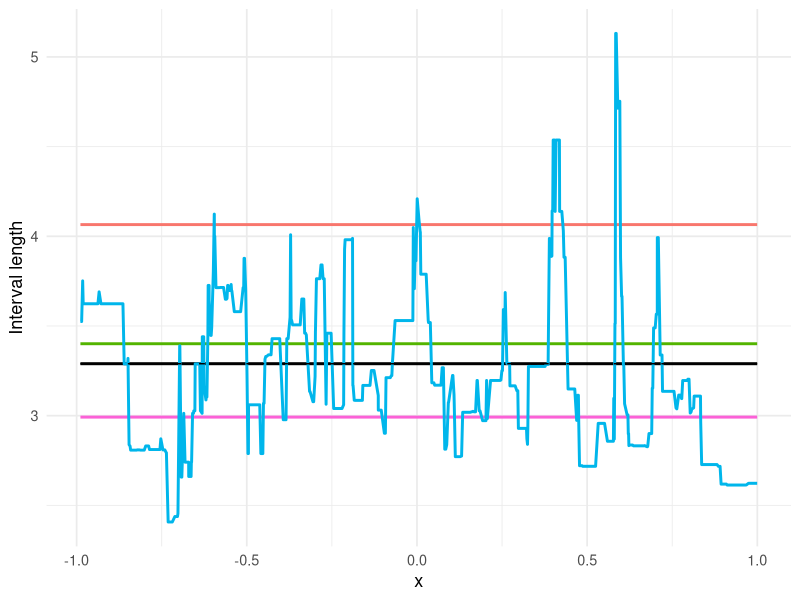
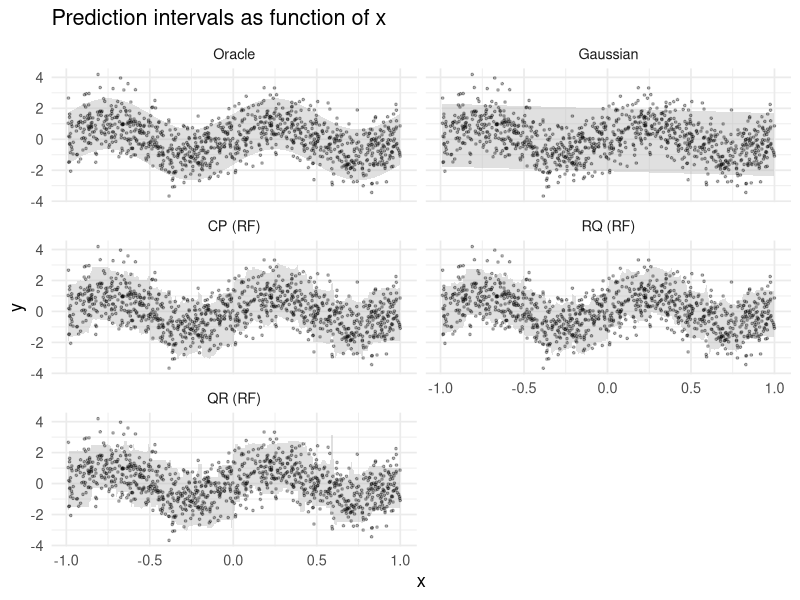
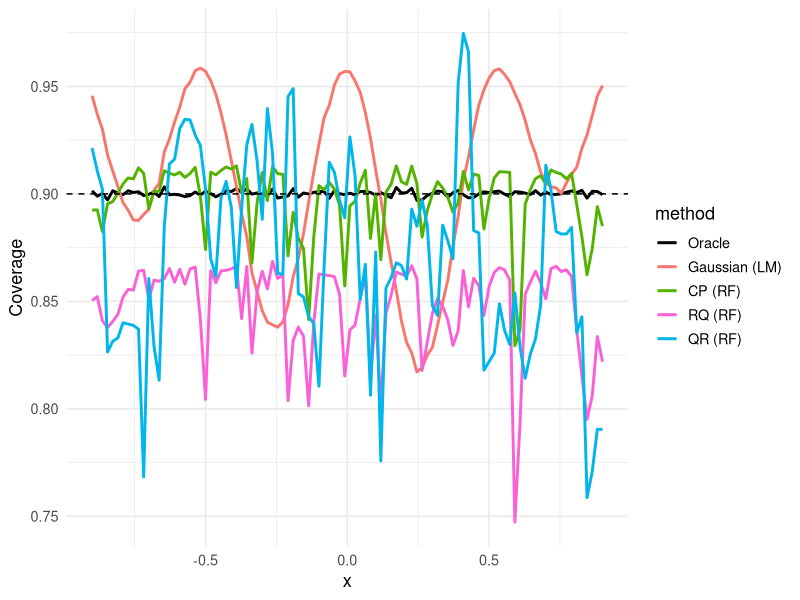

The R source for these figures, in order:
# ============================================================
# Non-linear setting:
# Local interval behavior and conditional coverage
# ============================================================

library(ranger)
library(dplyr)
library(tidyr)
library(ggplot2)

# =============================
# Setup
# =============================
n <- 1280
n_train <- n/2
n_cal   <- n/2
n_test  <- 1000
alpha   <- 0.1

beta <- 2
a <- 1

f <- function(x) sin(2*pi*x)
sigma <- 1

# =============================
# Data generation
# =============================
gen_data <- function(n) {
  
  x <- runif(n, -0.99, 1)
  
  y <- f(x) + sigma * rnorm(n)
  
  data.frame(x = x, y = y)
}

train <- gen_data(n_train)
cal   <- gen_data(n_cal)
test  <- gen_data(n_test)

# ============================================================
# MODELS
# ============================================================

# =============================
# Linear model
# =============================
lm_fit <- lm(y ~ x, data = train)

lm_pred_train <- predict(lm_fit, train)
lm_pred_test  <- predict(lm_fit, test)

# =============================
# Random Forest
# =============================
rf_fit <- ranger(
  y ~ x,
  data = train,
  quantreg = TRUE,
  num.trees = 500,
  min.node.size = 50
)

# RF mean predictions
rf_mean_train <- predict(rf_fit, train)$predictions
rf_mean_cal   <- predict(rf_fit, cal)$predictions
rf_mean_test  <- predict(rf_fit, test)$predictions

# RF quantile predictions
rf_quant_cal <- predict(
  rf_fit,
  cal,
  type = "quantiles",
  quantiles = c(alpha/2, 1-alpha/2)
)$predictions

rf_quant_test <- predict(
  rf_fit,
  test,
  type = "quantiles",
  quantiles = c(alpha/2, 1-alpha/2)
)$predictions

# ============================================================
# INTERVALS
# ============================================================

z <- qnorm(1 - alpha/2)

# =============================
# Oracle
# =============================


oracle_l <- f(test$x) - z * sigma
oracle_u <- f(test$x) + z * sigma

# =============================
# Gaussian LM
# =============================
sigma_hat <- sqrt(mean((train$y - lm_pred_train)^2))

gauss_l <- lm_pred_test - z * sigma_hat
gauss_u <- lm_pred_test + z * sigma_hat

# =============================
# Residual Quantiles (RQ RF)
# =============================
res_rf <- train$y - rf_mean_train

q_lo_rq_rf <- quantile(res_rf, alpha/2)
q_hi_rq_rf <- quantile(res_rf, 1 - alpha/2)

rq_l_rf <- rf_mean_test + q_lo_rq_rf
rq_u_rf <- rf_mean_test + q_hi_rq_rf

# =============================
# Conformal Prediction (CP RF)
# =============================
k <- ceiling((n_cal + 1)*(1 - alpha))

q_cp_rf <- sort(abs(cal$y - rf_mean_cal))[k]

cp_l_rf <- rf_mean_test - q_cp_rf
cp_u_rf <- rf_mean_test + q_cp_rf

# =============================
# Quantile Regression (QR RF)
# =============================
qr_l_rf <- rf_quant_test[,1]
qr_u_rf <- rf_quant_test[,2]

# ============================================================
# INTERVAL LENGTH AS FUNCTION OF x
# ============================================================

df_x <- data.frame(
  x = test$x,
  Oracle   = oracle_u - oracle_l,
  Gaussian = gauss_u - gauss_l,
  CP_RF    = cp_u_rf - cp_l_rf,
  RQ_RF    = rq_u_rf - rq_l_rf,
  QR_RF    = qr_u_rf - qr_l_rf
)

df_x_long <- df_x %>%
  pivot_longer(
    -x,
    names_to = "method",
    values_to = "length"
  )

df_x_long$method <- factor(
  df_x_long$method,
  levels = c(
    "Oracle",
    "Gaussian",
    "CP_RF",
    "RQ_RF",
    "QR_RF"
  )
)
method_cols <- c(
  "Oracle"   = "black",
  "Gaussian (LM)" = "#F8766D",
  "CP (RF)"    = "#53B400",
  "RQ (RF)"    = "#FB61D7",
  "QR (RF)"    = "#00B6EB"
)

df_x_long = df_x_long %>%
  mutate(
    method = recode(method,
                    "CP_RF" = "CP (RF)",
                    "Gaussian" = "Gaussian (LM)",
                    "QR_RF" = "QR (RF)",
                    "RQ_RF" = "RQ (RF)"
    )
  )

p1 <- ggplot(df_x_long,
             aes(x = x,
                 y = length,
                 color = method)) +
  
  geom_line(linewidth = 1) +
  
  geom_line(
    aes(y = 2*z*sigma),
    color = "black",
    linetype = "dashed"
  ) +
  scale_color_manual(values = method_cols) +
  labs(x = "x",
       y = "Interval length",
       color = "Method"
  ) +
  theme(legend.position = "none") +
  theme_minimal(base_size = 13)
p1 <- p1 +
  theme(legend.position = "none") +
  guides(
    color = "none",
    fill = "none"
  )
p1
# ============================================================
# INTERVAL PLOTS
# ============================================================

ord <- order(test$x)

df_plot <- bind_rows(
  
  data.frame(
    x = test$x[ord],
    y = test$y[ord],
    l = oracle_l[ord],
    u = oracle_u[ord],
    method = "Oracle"
  ),
  
  data.frame(
    x = test$x[ord],
    y = test$y[ord],
    l = gauss_l[ord],
    u = gauss_u[ord],
    method = "Gaussian"
  ),
  
  data.frame(
    x = test$x[ord],
    y = test$y[ord],
    l = cp_l_rf[ord],
    u = cp_u_rf[ord],
    method = "CP (RF)"
  ),
  
  data.frame(
    x = test$x[ord],
    y = test$y[ord],
    l = rq_l_rf[ord],
    u = rq_u_rf[ord],
    method = "RQ (RF)"
  ),
  
  data.frame(
    x = test$x[ord],
    y = test$y[ord],
    l = qr_l_rf[ord],
    u = qr_u_rf[ord],
    method = "QR (RF)"
  )
)

df_plot$method <- factor(
  df_plot$method,
  levels = c(
    "Oracle",
    "Gaussian",
    "CP (RF)",
    "RQ (RF)",
    "QR (RF)"
  )
)

ggplot(df_plot, aes(x = x)) +
  
  geom_ribbon(
    aes(ymin = l, ymax = u),
    fill = "grey70",
    alpha = 0.4
  ) +
  
  geom_point(
    aes(y = y),
    size = 0.6,
    alpha = 0.3
  ) +
  
  facet_wrap(~ method, ncol = 2) +
  
  labs(
    title = "Prediction intervals as function of x",
    x = "x",
    y = "y"
  ) +
  
  theme_minimal(base_size = 13)

# ============================================================
# CONDITIONAL COVERAGE AS FUNCTION OF x
# ============================================================

x_grid <- seq(-0.9, 0.9, length.out = 100)

B <- 50000

coverage_at_x <- function(x0) {
  
  sigma0 <- sigma
  
  y_samples <- f(x0) + sigma0 * rnorm(B)
  
  # -------------------------
  # Oracle
  # -------------------------
  l_oracle <- f(x0) - z * sigma0
  u_oracle <- f(x0) + z * sigma0
  
  cov_oracle <- mean(
    y_samples >= l_oracle &
      y_samples <= u_oracle
  )
  
  # -------------------------
  # Gaussian
  # -------------------------
  mu_hat <- predict(
    lm_fit,
    data.frame(x = x0)
  )
  
  l_gauss <- mu_hat - z * sigma_hat
  u_gauss <- mu_hat + z * sigma_hat
  
  cov_gauss <- mean(
    y_samples >= l_gauss &
      y_samples <= u_gauss
  )
  
  # -------------------------
  # RF mean prediction
  # -------------------------
  pred_rf <- predict(
    rf_fit,
    data.frame(x = x0)
  )$predictions
  
  # -------------------------
  # CP RF
  # -------------------------
  l_cp <- pred_rf - q_cp_rf
  u_cp <- pred_rf + q_cp_rf
  
  cov_cp <- mean(
    y_samples >= l_cp &
      y_samples <= u_cp
  )
  
  # -------------------------
  # RQ RF
  # -------------------------
  l_rq <- pred_rf + q_lo_rq_rf
  u_rq <- pred_rf + q_hi_rq_rf
  
  cov_rq <- mean(
    y_samples >= l_rq &
      y_samples <= u_rq
  )
  
  # -------------------------
  # QR RF
  # -------------------------
  qr_pred <- predict(
    rf_fit,
    data.frame(x = x0),
    type = "quantiles",
    quantiles = c(alpha/2, 1-alpha/2)
  )$predictions
  
  l_qr <- qr_pred[1]
  u_qr <- qr_pred[2]
  
  cov_qr <- mean(
    y_samples >= l_qr &
      y_samples <= u_qr
  )
  
  data.frame(
    x = x0,
    method = c(
      "Oracle",
      "Gaussian",
      "CP_RF",
      "RQ_RF",
      "QR_RF"
    ),
    coverage = c(
      cov_oracle,
      cov_gauss,
      cov_cp,
      cov_rq,
      cov_qr
    )
  )
}

results_cond <- bind_rows(
  lapply(x_grid, coverage_at_x)
)

results_cond$method <- factor(
  results_cond$method,
  levels = c(
    "Oracle",
    "Gaussian",
    "CP_RF",
    "RQ_RF",
    "QR_RF"
  )
)

results_cond = results_cond %>%
  mutate(
    method = recode(method,
                    "CP_RF" = "CP (RF)",
                    "Gaussian" = "Gaussian (LM)",
                    "QR_RF" = "QR (RF)",
                    "RQ_RF" = "RQ (RF)"
    )
  )

ggplot(results_cond,
       aes(x = x,
           y = coverage,
           color = method)) +
  
  geom_line(linewidth = 1) +
  
  geom_hline(
    yintercept = 0.9,
    linetype = "dashed"
  ) +
  scale_color_manual(values = method_cols) +
  labs(x = "x",
       y = "Coverage"
  ) +
  
  theme_minimal(base_size = 13)
